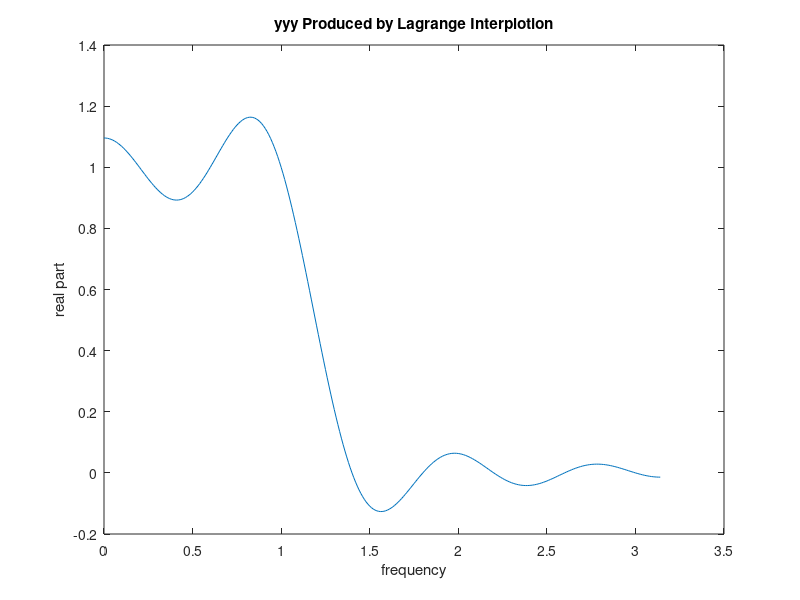
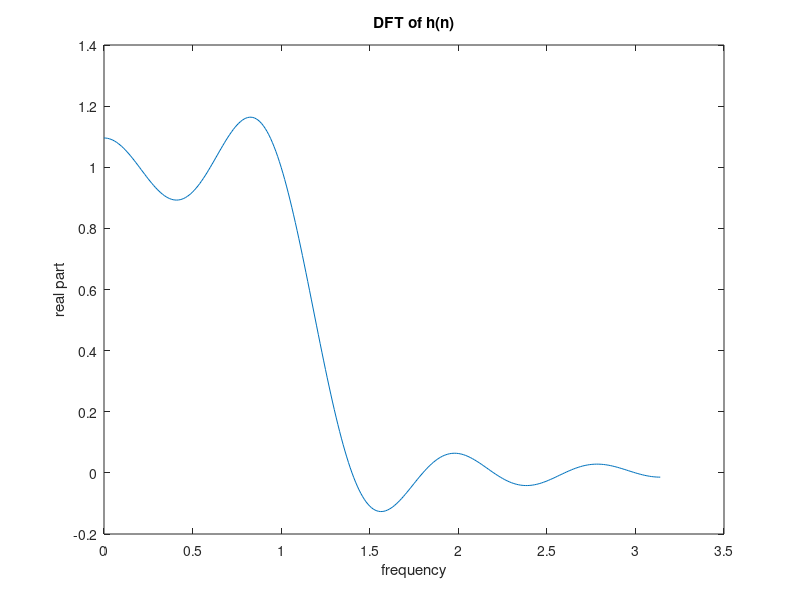

The MATLAB script that drew these images, in order:
%%
%% ELEC 558-HW9
%% Sichao Zhang
%%
%% Problem 1
%% HW9_lagrange_interp
omegas=.2+[0:.4:pi];

osz=length(omegas);
D_omegas=(omegas<(pi/3));
c_omegas=cos(omegas);
ttt=kron(ones(osz,1),c_omegas);
sss=ttt-ttt'+diag(ones(osz,1));
gammas=prod(sss,1);
DxGamma=D_omegas./gammas;

ww=[0.0001:.01:pi];
c_ww=cos(ww);
wsz=length(c_ww);
ttt_ww=kron(ones(wsz,1),c_omegas);
rrr=kron(c_ww',ones(1,osz));
sss_ww=rrr-ttt_ww;
ff_tot=prod(sss_ww,2);
fff=kron(ff_tot,ones(1,osz));
fff_int=fff./sss_ww;
yyy=fff_int*DxGamma';
%%
figure(1); 
hold off; 
plot(ww,yyy);
xlabel('frequency');
ylabel('real part');
title('yyy Produced by Lagrange Interplotion');
%% Beta
kk = kron(ones(8,1),c_omegas);
dd = kk - diag(c_omegas);

for ii = 1 : 8
    for jj = 1 : 7
        if jj < ii 
            ddd(ii,jj) = dd(ii,jj);
        elseif jj >= ii
            ddd(ii,jj) = dd(ii,jj+1);
    end
    end
end

for ii = 1 : 8
    pp(ii,:) = poly(ddd(ii,:));
    beta(ii,:) = DxGamma(ii)*pp(ii,:);
end

beta = sum(beta,1);
%
%% Alpha and h
% chebyshev polynomial
cc = zeros(8,8);
cc(1,:) = [0,0,0,0,0,0,0,1];
cc(2,:) = [0,0,0,0,0,0,1,0];
for ii = 3 : 8
    cc(ii,:) = 2*circshift(cc(ii-1,:),-1)-cc(ii-2,:);
end
cc = cc';

alpha = inv(cc)*beta';

h_0 = alpha(1);
h_r = 0.5*alpha(2:end)';
h_fr = fliplr(h_r);
h = [h_fr,h_0,h_r];
%
%% Plot DFT
ww=[0.0001:.01:pi];
for ii = 1 : length(ww)
    for jj = 1 : 15
        zz(jj,:) = exp(-j*ww(ii)*(jj-8));
    end
    yy(:,ii) = h*zz;
end
figure(2);
plot(ww,real(yy)); 
xlabel('frequency');
ylabel('real part');
title('DFT of h(n)');